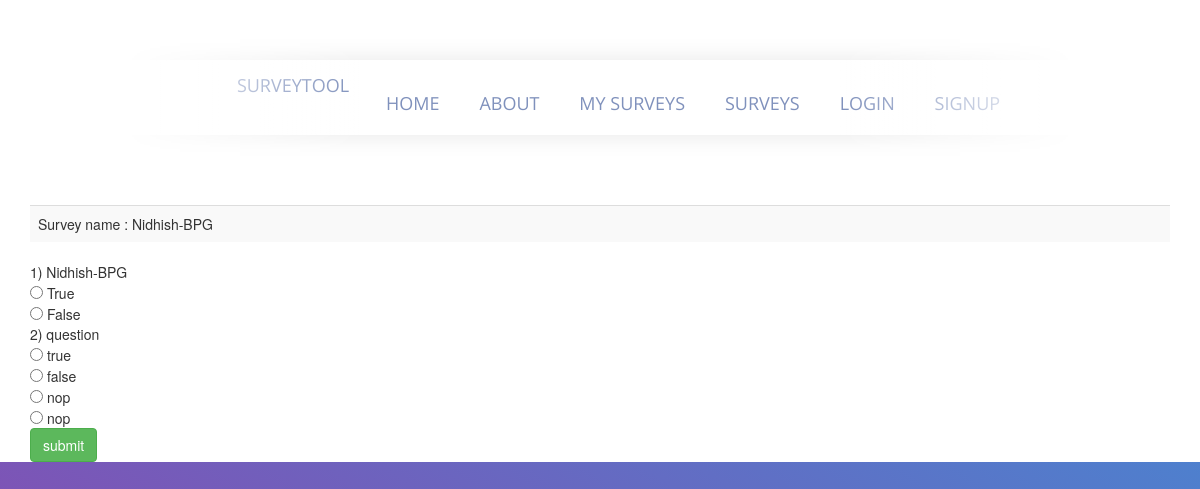
Page /participate/59 on the committed database.
### survey/models.py (models this page shows)
class Survey(models.Model):
	surveyname=models.CharField(max_length=50)
	surveymessage=models.TextField(max_length=2000,default='New Survey')
	numberofdays=models.IntegerField(default=0)
	userid=models.CharField(max_length=100,default='admin')
	check=models.BooleanField(default=True)
	check1=models.BooleanField(default=False)
	check2=models.BooleanField(default=False)
	check3=models.BooleanField(default=True)

class questions(models.Model):
	questionid=models.IntegerField(default=0)
	question=models.CharField(max_length=200,default='question')
	option1=models.CharField(max_length=100)
	option2=models.CharField(max_length=100)
	option3=models.CharField(max_length=100,null=True)
	option4=models.CharField(max_length=100,null=True)
	count1=models.IntegerField(default=0)
	count2=models.IntegerField(default=0)
	count3=models.IntegerField(default=0)
	count4=models.IntegerField(default=0)
	yid=models.IntegerField(default=0)

### survey/views.py (the view)
# urls.py: url(r'^participate/(?P<sid>[0-9]+)$',survey_views.participate, name='participate'),
def participate(request,sid):
    if request.method == 'POST':
        ques=questions.objects.filter(yid=sid)
        for q in ques :
            ii=str(q.questionid)
            option=request.POST[ii]
            if option == 'op1':
                q.count1=q.count1+1
                q.save()
            elif option == 'op2':
                q.count2=q.count2+1
                q.save()
            elif option == 'op3':
                q.count3=q.count3+1
                q.save()
            elif option == 'op4':
                q.count4=q.count4+1
                q.save()
        return HttpResponse('123')
    else :
        survey=Survey.objects.get(id=sid)
        ques=questions.objects.filter(yid=sid)
        return render(request,'survey/participate.html',{'questions':ques,'survey':survey})

### survey/templates/survey/participate.html (shortened to what this page needs)
{% extends "layout.html" %}
{% block body %}
<table class="table table-striped">
    <tr>
        <td> Survey name : {{survey.surveyname}}</td>
    </tr>
</table>
<form action="/participate/{{survey.id}}" method="POST">
    {% for q in questions %}
                <td>{{q.questionid}}) {{q.question}}<br></td>
                <td>
                    <input type="radio" name="{{q.questionid}}" value='op1' id='op1' {% if q1 == "op1" %}checked="checked"{% endif %}> {{q.option1}}<br></td>
                   <td> <input type="radio" name="{{q.questionid}}" value='op2' id='op2' {% if q1 == "op2" %}checked="checked"{% endif %}> {{q.option2}}<br></td>
                  <td> {% if q.option3 %}
                    <input type="radio" name="{{q.questionid}}" value='op3' id='op3' {% if q1 == "op3" %}checked="checked"{% endif %}> {{q.option3}}<br>
                    {% endif %}</td>
                   <td> {% if q.option4 %}
                    <input type="radio" name="{{q.questionid}}" value='op4' id='op4' {% if q1 == "op4" %}checked="checked"{% endif %}> {{q.option4}}<br>
                    {% endif %}
                </td>
        {% endfor %}
        <td><input type="hidden" name ="method" value="DELETE">
            <input type="submit" value="submit" class="btn btn-success"></td>
</form>
{% endblock %}

### survey/static/_navbar.css (style rules this page uses)
html { height:100%; background-image: linear-gradient(to right top, #8e44ad 0%, #3498db 100%); }

### rows in the picture
Survey: surveyname "Nidhish-BPG"
questions: questionid "1", question "Nidhish-BPG", option1 "True", option2 "False"
questions: questionid "2", question "question", option1 "true", option2 "false", option3 "nop", option4 "nop"
